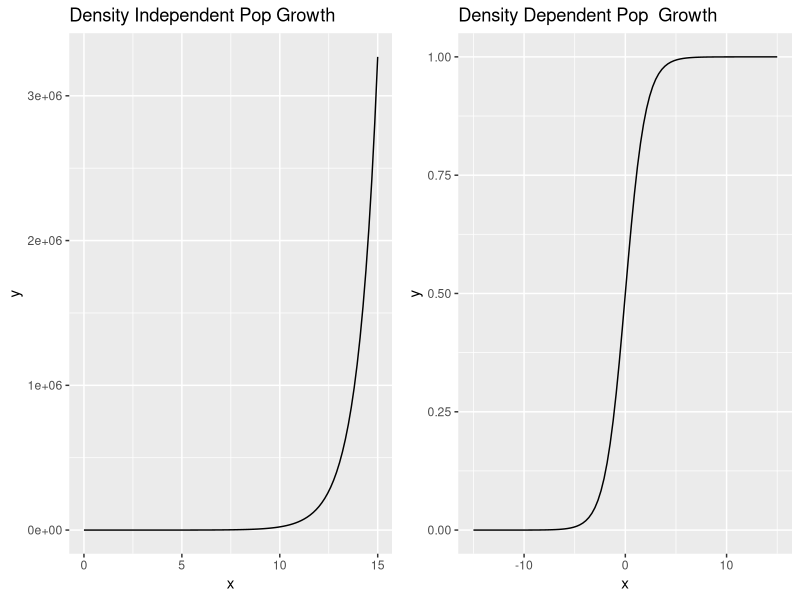
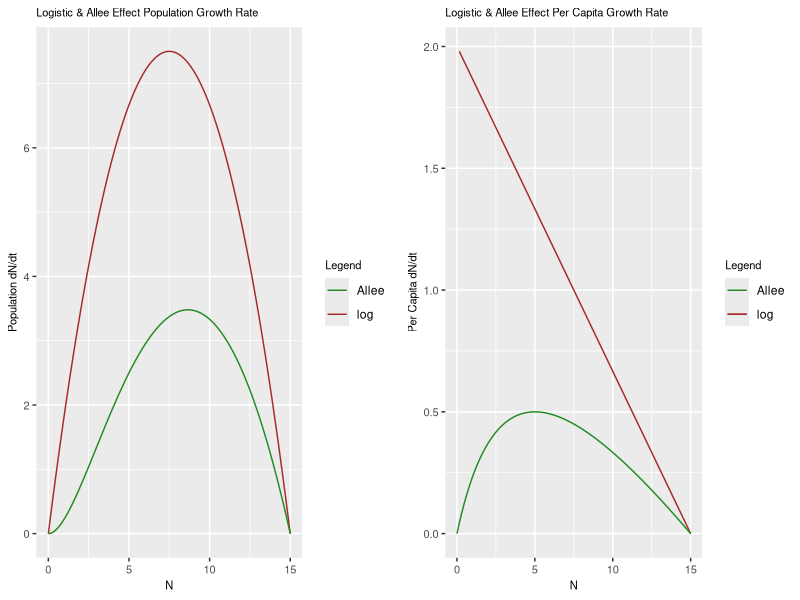
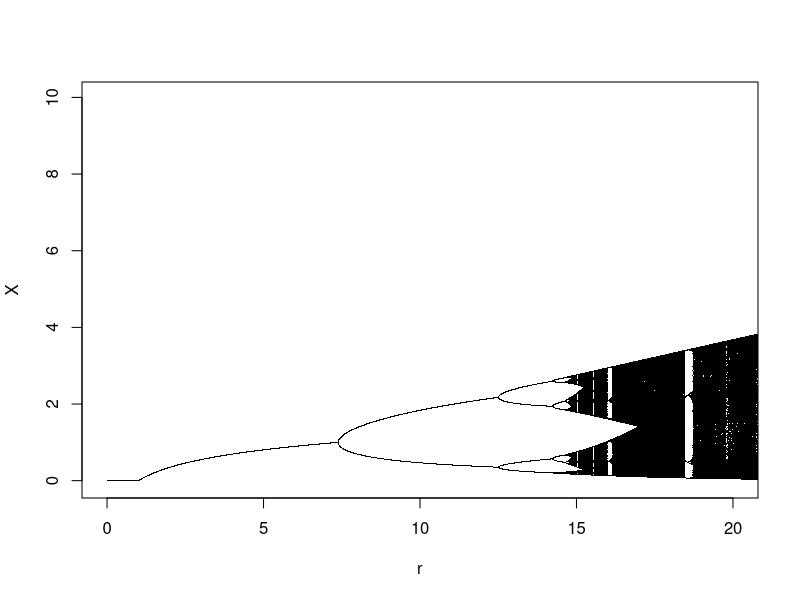
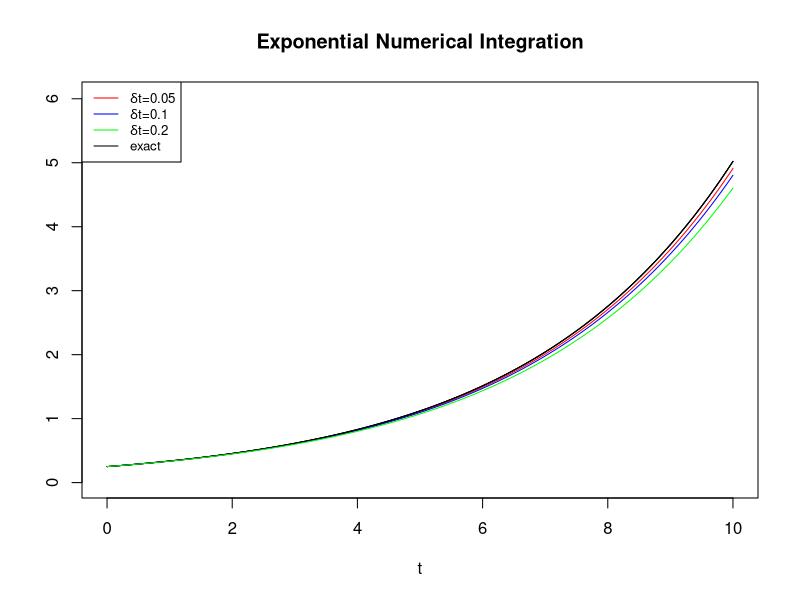
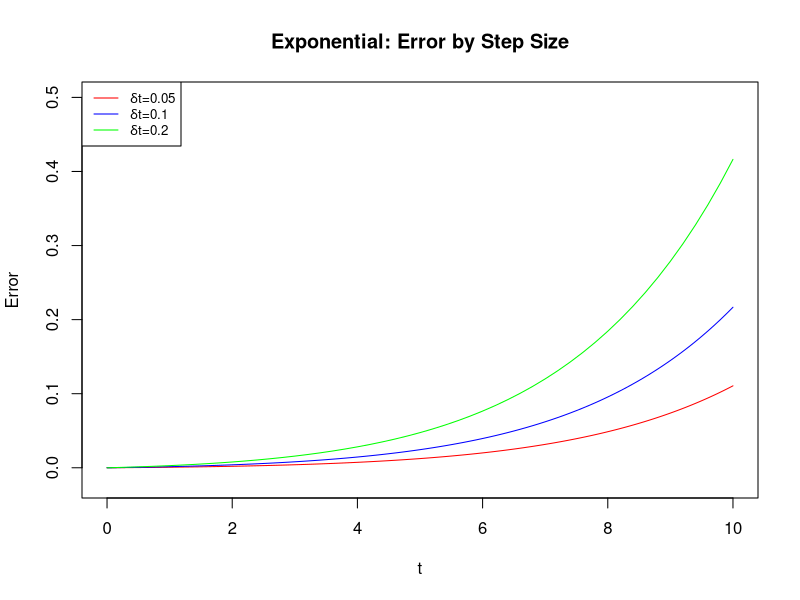
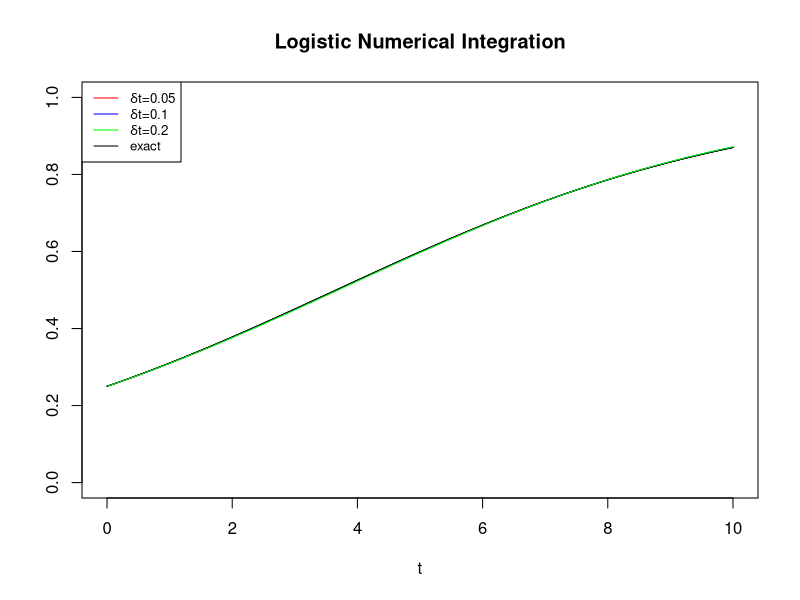
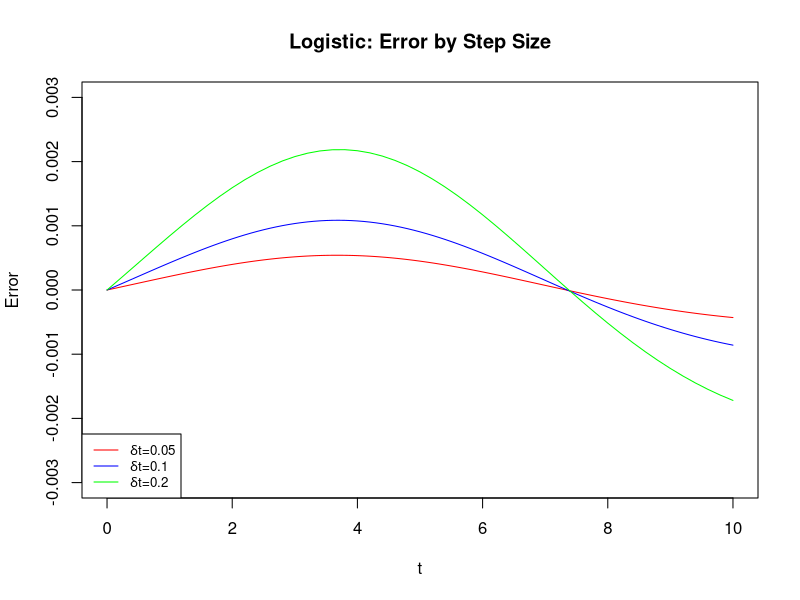
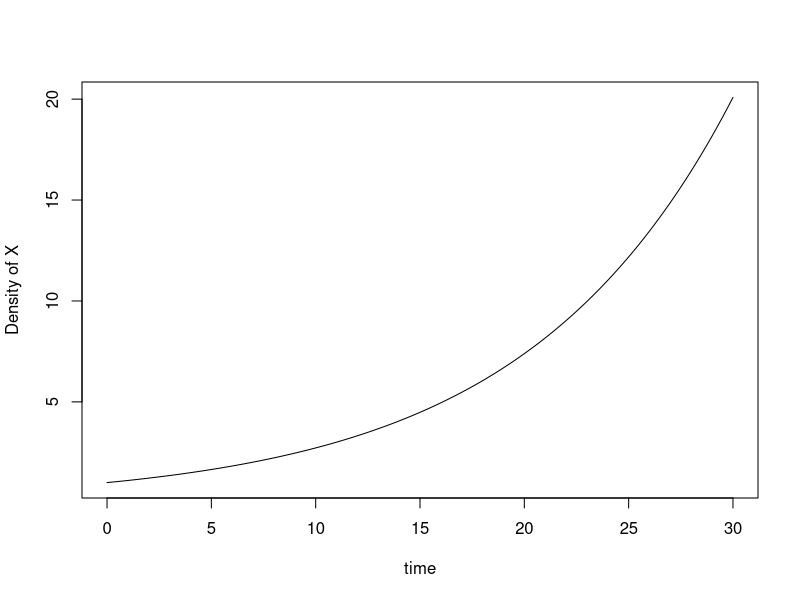

Reproduce these figures in R, in order.
## ---- chunk 1
knitr::opts_chunk$set(echo = TRUE)
## ---- chunk 2
library(tidyverse)
library(gridExtra)

exponential <-
  ggplot(data.frame(x = seq(0, 15)), aes(x)) +
  stat_function(fun = exp) +
  labs(title = 'Density Independent Pop Growth')

logistic <-
  ggplot(data.frame(x = seq(-15, 15)), aes(x)) +
  stat_function(fun = plogis) +
  labs(title = 'Density Dependent Pop  Growth')

grid.arrange(exponential, logistic, nrow = 1)
## ---- chunk 3
logGrowth <- function(x) {
  # r = 2 = u, c = 0.1, v = 5
  # r$N$(1-(N/K)) # logistic growth equation
  2 * x * (1 - (x / 15))
}

logGrowthPerCapita <- function(x) {
  (2 * x * (1 - (x / 15))) / x
}

alleeEffect <- function(x) {
  # r = 2 = u, c = 0.1, v = 5
  # ((u*N/v+N)-c*N)*N # Allee effect equation
  (((2 * x) / (5 + x)) - (0.1 * x)) * x
}

alleeEffectPerCapita <- function(x) {
  (((2 * x) / (5 + x)) - (0.1 * x))
}

plotPop <-
  ggplot(data.frame(x = seq(0, 15, 0.001)), aes(x)) +
  stat_function(fun = logGrowth, aes(color = 'log')) +
  stat_function(fun = alleeEffect, aes(color = 'Allee')) +
  labs(x = 'N', y = 'Population dN/dt', title = 'Logistic & Allee Effect Population Growth Rate') +
  scale_colour_manual("Legend", values = c("forestgreen", "brown")) +
  theme(
    plot.title = element_text(size = 8),
    axis.title = element_text(size = 8),
    axis.text = element_text(size = 8),
    legend.title = element_text(size = 8)
  )

plotPerCap <-
  ggplot(data.frame(x = seq(0, 15, 0.001)), aes(x)) +
  stat_function(fun = logGrowthPerCapita, aes(color = 'log')) +
  stat_function(fun = alleeEffectPerCapita, aes(color = 'Allee'), show.legend = TRUE) +
  labs(x = 'N', y = 'Per Capita dN/dt', title = 'Logistic & Allee Effect Per Capita Growth Rate') +
  scale_colour_manual("Legend", values = c("forestgreen", "brown")) +
  theme(
    plot.title = element_text(size = 8),
    axis.title = element_text(size = 8),
    axis.text = element_text(size = 8),
    legend.title = element_text(size = 8)
  )

grid.arrange(plotPop, plotPerCap, nrow = 1)
## ---- chunk 4
## Bifurcation.R 
## Stefano Allesina sallesina@uchicago.edu allesinalab.uchicago.edu
## Code for "Theoretical Ecology"
## Modifications by Dylan

## This function returns the values of the min and max 
peaks <- function(x) {
  if (min(x)==max(x)) return(min(x)) ## Does not oscillate 
  l <- length(x) 
  xm1 <- c(x[-1], x[l])
  xp1 <- c(x[1], x[-l]) 
  z<-x[x > xm1 & x > xp1 | x < xm1 & x < xp1] 
  if (length(z)==0) return(min(x)) ## It has not converged yet 
  return (z)
} 

## This function creates a simulation of the logistic map 
LogisticMap<-function(N0,r,TimeSteps){
  Results<-rep(0,TimeSteps) 
  Results[1]<-N0 
  for (j in 2:TimeSteps){
    Results[j]<-r*Results[j-1]*(1-Results[j-1])
  } 
  return(Results)
} 

rickerMap<-function(N0,r,TimeSteps){
  Results<-rep(0,TimeSteps) 
  Results[1]<-N0 
  for (j in 2:TimeSteps){
    Results[j]<-r*Results[j-1]*exp(-2*Results[j-1])
  } 
  return(Results)
}



## Plot the Diagram 
plot(0,0, xlim=c(0,20), ylim=c(-0.05,10),type="n", xlab="r", ylab="X") 
for (r in seq(0.001,100,0.005)) { # These are the initial and final values for r
  # out <- LogisticMap(0.5,r,2500) # Initial conditions 
  out <- rickerMap(0.5,r,2500) # Initial conditions 
  l <- length(out) %/% 10 # use only the last 250 steps 
  out <- out[(9*l):(10*l)] 
  p <- peaks(out) 
  l <- length(out) 
  points(rep(r, length(p)), p, pch=".")
}
## ---- chunk 5
# From Euler.R
## Modifications by Dylan
ExponentialGrowth<-function(x,lambda){
  return (lambda*x)
}

Euler<-function(x, D, FUN,lambda){
  return(x+FUN(x,lambda)*D)
}

ExponentialSolution<-function(N0,t,lambda){
  return (N0*exp(t*lambda))
}

LogisticGrowth <- function(x, lambda){
   return (lambda*x*(1-x))
}

LogisticSolution <- function(N0,t,lambda){
   return ((N0*exp(t*lambda))/(1+((N0*(exp(lambda*t)-1)))))
}

#Exponential Numerical Integration
N0<-0.25
lambda<-0.3
plot(c(0,0),col="0",xlim=c(0,10),ylim=c(0,(N0*exp(lambda*10)+1)), xlab="t", ylab="", main="Exponential Numerical Integration")
legend("topleft", legend=c(expression(paste(delta,"t=", "0.05")), expression(paste(delta,"t=", "0.1")), 
                           expression(paste(delta,"t=", "0.2")), "exact"),
       col=c("red", "blue", "green", "black"), cex=0.8, lty = 1,
       box.lty=1, box.lwd=1)
for (Deltat in c(0.05,0.1,0.2)){
   PointsToEstimate<-seq(0,10,by=Deltat)
   Iterations<-length(PointsToEstimate)-1
   Approx<-rep(0,Iterations+1)
   RealSol<-rep(0,Iterations+1)
   Approx[1]<-RealSol[1]<-N0
   for (i in 1:Iterations){
      RealSol[i+1]<-ExponentialSolution(N0,Deltat*i,lambda)		
      Approx[i+1]<-Euler(Approx[i],Deltat,ExponentialGrowth,lambda)		
   }
   if (Deltat==0.05) mycol="red"
   if (Deltat==0.1) mycol="blue"
   if (Deltat==0.2) mycol="green"
   points(RealSol~PointsToEstimate,col="black",type="l")
   points(Approx~PointsToEstimate,col=mycol,type="l")
}

#Exponential: Error vs Step-Size
N0<-0.25
lambda<-0.3
initerror<-0
plot(c(0,0),col="0",xlim=c(0,10),ylim=c(-.02,.5), xlab = "t", ylab = "Error", main="Exponential: Error by Step Size")
legend("topleft", legend=c(expression(paste(delta,"t=", "0.05")), expression(paste(delta,"t=", "0.1")), expression(paste(delta,"t=", "0.2"))),
       col=c("red", "blue", "green"), cex=0.8, lty = 1,
       box.lty=1, box.lwd=1)
for (Deltat in c(0.05,0.1,0.2)){
   PointsToEstimate<-seq(0,10,by=Deltat)
   Iterations<-length(PointsToEstimate)-1
   Approx<-rep(0,Iterations+1)
   RealSol<-rep(0,Iterations+1)
   Error<-rep(0,Iterations+1)
   Approx[1]<-RealSol[1]<-N0
   Error[1]<-initerror
   for (i in 1:Iterations){
      RealSol[i+1]<-ExponentialSolution(N0,Deltat*i,lambda)		
      Approx[i+1]<-Euler(Approx[i],Deltat,ExponentialGrowth,lambda)
      Error[i+1]<-RealSol[i+1]-Approx[i+1]
   }
   if (Deltat==0.05) mycol="red"
   if (Deltat==0.1) mycol="blue"
   if (Deltat==0.2) mycol="green"
   points(Error~PointsToEstimate,col=mycol,type="l")
}

#Logistic Numerical Integration
N0<-0.25
lambda<-0.3
plot(c(0,0),col="0",xlim=c(0,10),ylim=c(0,1), ylab="", xlab="t", main="Logistic Numerical Integration")
legend("topleft", legend=c(expression(paste(delta,"t=", "0.05")), expression(paste(delta,"t=", "0.1")), 
                           expression(paste(delta,"t=", "0.2")), "exact"),
       col=c("red", "blue", "green", "black"), cex=0.8, lty = 1,
       box.lty=1, box.lwd=1)
for (Deltat in c(0.05,0.1,0.2)){
   PointsToEstimate<-seq(0,10,by=Deltat)
   Iterations<-length(PointsToEstimate)-1
   Approx<-rep(0,Iterations+1)
   RealSol<-rep(0,Iterations+1)
   Approx[1]<-RealSol[1]<-N0
   for (i in 1:Iterations){
      RealSol[i+1]<-LogisticSolution(N0,Deltat*i,lambda)		
      Approx[i+1]<-Euler(Approx[i],Deltat,LogisticGrowth,lambda)		
   }
   if (Deltat==0.05) mycol="red"
   if (Deltat==0.1) mycol="blue"
   if (Deltat==0.2) mycol="green"
   points(RealSol~PointsToEstimate,col="black",type="l")
   points(Approx~PointsToEstimate,col=mycol,type="l")
}

#Logistic: Error vs Step Size
N0<-0.25
lambda<-0.3
initerror<-0
plot(c(0,0),col="0",xlim=c(0,10),ylim=c(-.003,.003), xlab = "t", ylab = "Error", main="Logistic: Error by Step Size")
legend("bottomleft", legend=c(expression(paste(delta,"t=", "0.05")), expression(paste(delta,"t=", "0.1")), expression(paste(delta,"t=", "0.2"))),
       col=c("red", "blue", "green"), cex=0.8, lty = 1,
       box.lty=1, box.lwd=1)
for (Deltat in c(0.05,0.1,0.2)){
   PointsToEstimate<-seq(0,10,by=Deltat)
   Iterations<-length(PointsToEstimate)-1
   Approx<-rep(0,Iterations+1)
   RealSol<-rep(0,Iterations+1)
   Error<-rep(0,Iterations+1)
   Approx[1]<-RealSol[1]<-N0
   Error[1]<-initerror
   for (i in 1:Iterations){
      RealSol[i+1]<-LogisticSolution(N0,Deltat*i,lambda)		
      Approx[i+1]<-Euler(Approx[i],Deltat,LogisticGrowth,lambda)
      Error[i+1]<-RealSol[i+1]-Approx[i+1]
   }
   if (Deltat==0.05) mycol="red"
   if (Deltat==0.1) mycol="blue"
   if (Deltat==0.2) mycol="green"
   points(Error~PointsToEstimate,col=mycol,type="l")
}
## ---- chunk 6
## ExpGrowth.R 
## Stefano Allesina sallesina@uchicago.edu allesinalab.uchicago.edu
## Code for "Theoretical Ecology"
## Modifications by Dylan

require(deSolve) 

## This function takes a step in time
ExponentialGrowth<-function(t, state, parameters) { 
  X <- state[1] ## the first element is the density of X at time t
  r <- parameters[1] ## the first parameter is the growth rate
  dX<-r*X 
  return(list(dX)) ## for some reason, you have to return a list
}

## This function runs the model and produces the trajectory
RunExponentialGrowth<-function(MaxTime=30,GrowthRate=0.1,InitialX=1.0){
  times <- seq(0, MaxTime, by = 0.01)
  parameters <- c(r=GrowthRate)
  state <- c(X=InitialX)
  out <- ode(y = state, times = times, func = ExponentialGrowth, parms = parameters)
  print(plot(out[,2]~out[,1],type="l",xlab="time",ylab="Density of X"))
  return(out)
}

logisticGrowth <-function(t, state, parameters) { 
  X <- state[1] ## the first element is the density of X at time t
  r <- parameters[1] ## the first parameter is the growth rate
  dX<-r*X*(1-(X/r))
  return(list(dX)) 
}

runLogisticGrowth<-function(MaxTime=30,GrowthRate=0.1,InitialX=1.0){
  times <- seq(0, MaxTime, by = 0.01)
  parameters <- c(r=GrowthRate)
  state <- c(X=InitialX)
  out <- ode(y = state, times = times, func = logisticGrowth, parms = parameters)
  print(plot(out[,2]~out[,1],type="l", xlab="time",ylab="Density of X"))
  return(out)
}

alleeGrowth<-function(t, state, parameters) { 
  X <- state[1]  
  r <- parameters[1] ## the first parameter is the growth rate
  dX<- (((r * X) / (5 + X)) - (0.1 * X)) * X # parameters hard-coded from previous Allee exercise
  return(list(dX)) 
}

runAlleeGrowth<-function(MaxTime=30,GrowthRate=0.1,InitialX=1.0){
  times <- seq(0, MaxTime, by = 0.01)
  parameters <- c(r=GrowthRate)
  state <- c(X=InitialX)
  out <- ode(y = state, times = times, func = alleeGrowth, parms = parameters)
  print(plot(out[,2]~out[,1],type="l", xlab="time",ylab="Density of X"))
  return(out)
}

levinsGrowth<-function(t, state, parameters) { 
  X <- state[1] 
  r <- parameters[1] 
  dX<- 0.1 * X * (1-X) - exp(X) # c parameter taken from previous Allee exercise
  return(list(dX)) 
}

runLevinsGrowth <-function(MaxTime=30,GrowthRate=0.1,InitialX=1.0){
  times <- seq(0, MaxTime, by = 0.01)
  parameters <- c(r=GrowthRate)
  state <- c(X=InitialX)
  out <- ode(y = state, times = times, func = ExponentialGrowth, parms = parameters)
  print(plot(out[,2]~out[,1],type="l",xlab="time",ylab="Density of X"))
  return(out)
}

thetaLogisticGrowth<-function(t, state, parameters) { 
  X <- state[1] 
  r <- parameters[1] 
  dX<- 2 * X * (1 - (X/15)**1.5) # using theta given on pg. 14, k from exercise 2
  return(list(dX))
}

runThetaLogisticGrowth <-function(MaxTime=30,GrowthRate=0.1,InitialX=1.0){
  times <- seq(0, MaxTime, by = 0.01)
  parameters <- c(r=GrowthRate)
  state <- c(X=InitialX)
  out <- ode(y = state, times = times, func = thetaLogisticGrowth, parms = parameters)
  print(plot(out[,2]~out[,1],type="l",xlab="time",ylab="Density of X"))
  return(out)
}

RunExponentialGrowth(MaxTime=30,GrowthRate=0.1,InitialX=1.0)
runLogisticGrowth(MaxTime=30,GrowthRate=0.1,InitialX=1.0)
runAlleeGrowth(MaxTime=30,GrowthRate=0.1,InitialX=1.0)
runLevinsGrowth(MaxTime=30,GrowthRate=0.1,InitialX=1.0)
runThetaLogisticGrowth(MaxTime=30,GrowthRate=0.1,InitialX=1.0)
